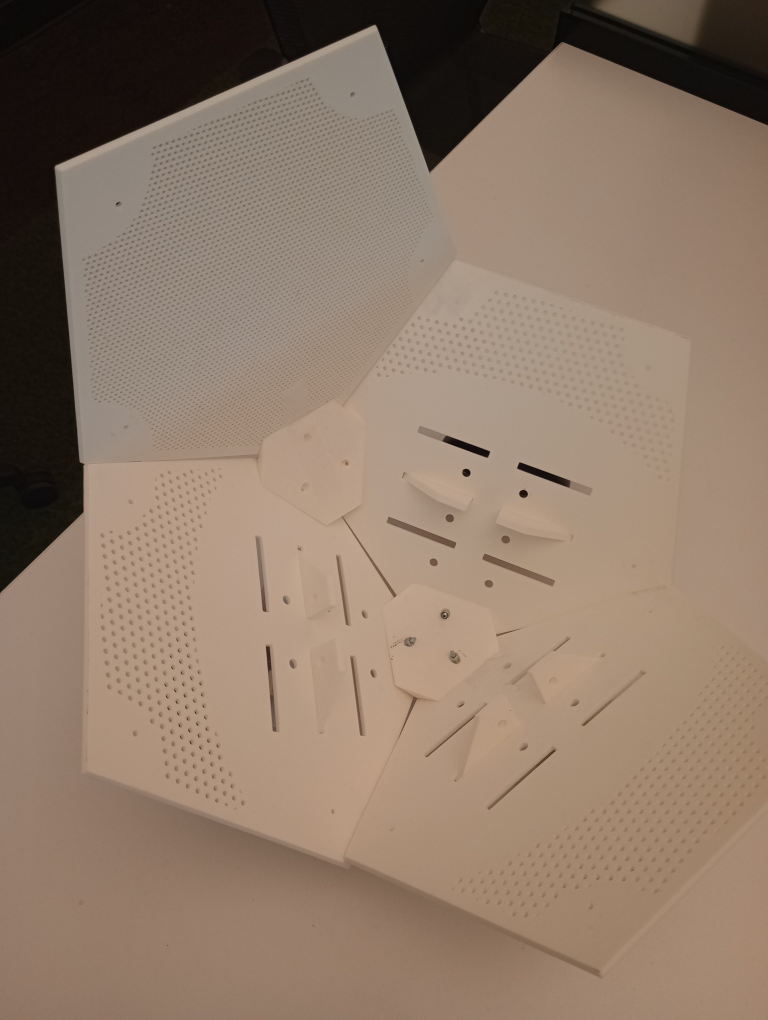
#> input picture dev-log/GbU1_WFaEAAet2k.jpeg, 3072 x 4080 px (shown at 1/4 size); its folder holds 4 pictures in this run
$ python timeline.py
#> lines starting #> are read from the running program, lines starting #| are printed output that depends on the picture
import os
import time
import matplotlib.pyplot as plt
from matplotlib.offsetbox import OffsetImage, AnnotationBbox
from PIL import Image

# Get file information
file_info = []
for file in os.listdir("."):
    if os.path.isfile(file):
        creation = time.ctime(os.path.getctime(file))
        file_info.append((file, creation))
#> pass 2 of the loop `for file in os.listdir("."):`:
#> pass 3 of the loop `for file in os.listdir("."):`:
#> the loop made 5 passes; the first 3 are shown

# Sort files by creation date
file_info.sort(key=lambda x: time.strptime(x[1]))

# Prepare the timeline plot
fig, ax = plt.subplots(figsize=(12, 6))
y_pos = 1  # Single row for timeline
x_positions = range(len(file_info))  # Evenly spaced x positions

# Add thumbnails/icons for each file
for idx, (file, creation) in enumerate(file_info):
    x = x_positions[idx]
    ax.text(x, y_pos + 0.2, file, ha='center', fontsize=8)  # File name above
    ax.text(x, y_pos - 0.4, creation, ha='center', fontsize=6, color='gray')  # Date below

    try:
        # Generate a thumbnail for image files
        if file.lower().endswith(('.png', '.jpg', '.jpeg', '.gif')):
            img = Image.open(file)
#> img is the input picture: PIL image 3072x4080 RGB; mean R, G, B 142.9, 122.1, 105.1
            img.thumbnail((50, 50))  # Resize for thumbnail
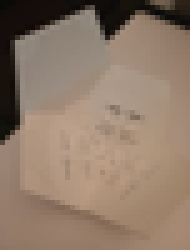
#> img: PIL image 38x50 RGB (shown 5 times larger); mean R, G, B 142.9, 122.1, 105.1
            imagebox = OffsetImage(img, zoom=0.5)
        else:
            # Placeholder icon for non-image files
            icon = Image.new("RGB", (50, 50), color=(200, 200, 200))  # Gray box
            imagebox = OffsetImage(icon, zoom=0.5)

        ab = AnnotationBbox(imagebox, (x, y_pos), frameon=False)
        ax.add_artist(ab)
    except Exception as e:
        print(f"Could not process {file}: {e}")
#> pass 2 of the loop `for idx, (file, creation) in enumerate(file_info):`:
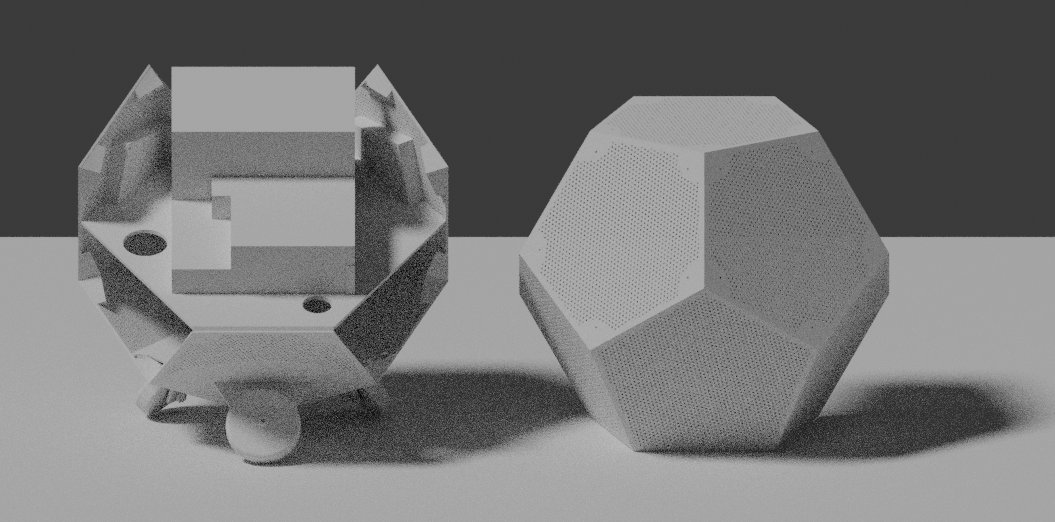
#> input picture dev-log/GcOVgUzasAMIUIq.jpeg, 1055 x 522 px
#> img is the input picture: PIL image 1055x522 RGB; min 0, max 194, mean 115.2
#> `img.thumbnail((50, 50))`:
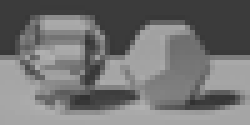
#> img: PIL image 50x25 RGB (shown 5 times larger); min 49, max 177, mean 115.2
#> pass 3 of the loop `for idx, (file, creation) in enumerate(file_info):`:
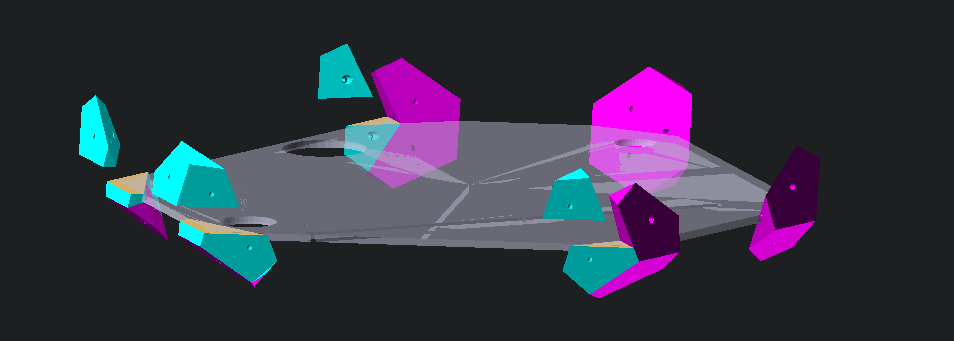
#> input picture dev-log/GctkERCb0AAmFUc.png, 954 x 341 px
#> img is the input picture: PIL image 954x341 RGBA; mean R, G, B, A 51.5, 50.4, 65.7, 255
#> `img.thumbnail((50, 50))`:
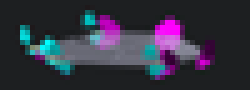
#> img: PIL image 50x18 RGBA (shown 5 times larger); mean R, G, B, A 51.5, 50.5, 65.6, 255
#> the loop made 5 passes; the first 3 are shown

# Adjust plot
ax.set_xlim(-1, len(file_info))
ax.set_ylim(0.5, 1.5)
ax.axis('off')  # Hide axes

plt.title("File Creation Timeline")
plt.show()
